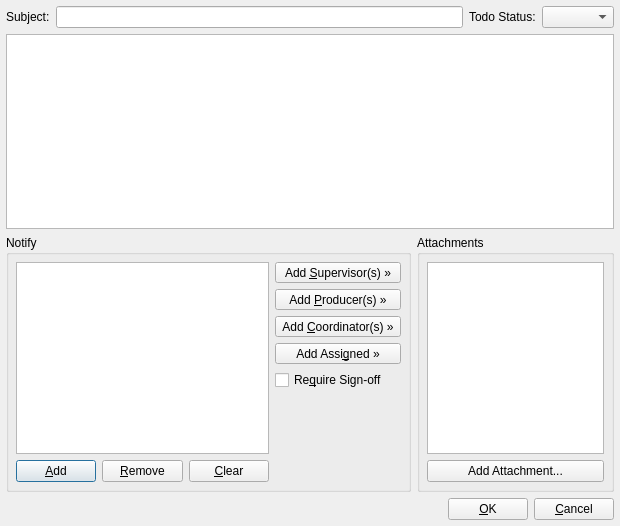
<?xml version="1.0" encoding="UTF-8"?>
<ui version="4.0">
 <class>AddNoteDialogUI</class>
 <widget class="QDialog" name="AddNoteDialogUI">
  <property name="geometry">
   <rect>
    <x>0</x>
    <y>0</y>
    <width>620</width>
    <height>526</height>
   </rect>
  </property>
  <property name="windowTitle">
   <string>Add Note</string>
  </property>
  <layout class="QVBoxLayout">
   <property name="spacing">
    <number>6</number>
   </property>
   <property name="margin">
    <number>6</number>
   </property>
   <item>
    <layout class="QHBoxLayout">
     <property name="spacing">
      <number>6</number>
     </property>
     <property name="margin">
      <number>0</number>
     </property>
     <item>
      <widget class="QLabel" name="textLabel1">
       <property name="text">
        <string>Subject:</string>
       </property>
      </widget>
     </item>
     <item>
      <widget class="QLineEdit" name="mSubject"/>
     </item>
     <item>
      <widget class="QLabel" name="textLabel1_2">
       <property name="text">
        <string>Todo Status:</string>
       </property>
      </widget>
     </item>
     <item>
      <widget class="QComboBox" name="mTodoStatusCombo"/>
     </item>
    </layout>
   </item>
   <item>
    <widget class="QTextEdit" name="mBody"/>
   </item>
   <item>
    <layout class="QHBoxLayout">
     <property name="spacing">
      <number>6</number>
     </property>
     <property name="margin">
      <number>0</number>
     </property>
     <item>
      <widget class="QGroupBox" name="groupBox_2">
       <property name="title">
        <string>Notify</string>
       </property>
       <layout class="QVBoxLayout">
        <property name="spacing">
         <number>6</number>
        </property>
        <property name="margin">
         <number>7</number>
        </property>
        <item>
         <layout class="QHBoxLayout">
          <property name="spacing">
           <number>6</number>
          </property>
          <property name="margin">
           <number>0</number>
          </property>
          <item>
           <layout class="QVBoxLayout">
            <property name="spacing">
             <number>6</number>
            </property>
            <property name="margin">
             <number>0</number>
            </property>
            <item>
             <widget class="RecordListView" name="mNotifyList"/>
            </item>
            <item>
             <layout class="QHBoxLayout">
              <property name="spacing">
               <number>6</number>
              </property>
              <property name="margin">
               <number>0</number>
              </property>
              <item>
               <widget class="QPushButton" name="mNotifyNew">
                <property name="text">
                 <string>&amp;Add</string>
                </property>
                <property name="shortcut">
                 <string>Alt+A</string>
                </property>
               </widget>
              </item>
              <item>
               <widget class="QPushButton" name="mNotifyDelete">
                <property name="text">
                 <string>&amp;Remove</string>
                </property>
                <property name="shortcut">
                 <string>Alt+R</string>
                </property>
               </widget>
              </item>
              <item>
               <widget class="QPushButton" name="mNotifyClear">
                <property name="text">
                 <string>&amp;Clear</string>
                </property>
                <property name="shortcut">
                 <string>Alt+C</string>
                </property>
               </widget>
              </item>
             </layout>
            </item>
           </layout>
          </item>
          <item>
           <layout class="QVBoxLayout">
            <property name="spacing">
             <number>6</number>
            </property>
            <property name="margin">
             <number>0</number>
            </property>
            <item>
             <widget class="QToolButton" name="mNotifySupervisor">
              <property name="sizePolicy">
               <sizepolicy hsizetype="MinimumExpanding" vsizetype="Fixed">
                <horstretch>1</horstretch>
                <verstretch>0</verstretch>
               </sizepolicy>
              </property>
              <property name="focusPolicy">
               <enum>Qt::WheelFocus</enum>
              </property>
              <property name="text">
               <string>Add &amp;Supervisor(s) »</string>
              </property>
              <property name="icon">
               <iconset>
                <normaloff/>
               </iconset>
              </property>
              <property name="shortcut">
               <string>Alt+S</string>
              </property>
             </widget>
            </item>
            <item>
             <widget class="QToolButton" name="mNotifyProducer">
              <property name="sizePolicy">
               <sizepolicy hsizetype="MinimumExpanding" vsizetype="Fixed">
                <horstretch>0</horstretch>
                <verstretch>0</verstretch>
               </sizepolicy>
              </property>
              <property name="focusPolicy">
               <enum>Qt::WheelFocus</enum>
              </property>
              <property name="text">
               <string>Add &amp;Producer(s) »</string>
              </property>
              <property name="shortcut">
               <string>Alt+P</string>
              </property>
             </widget>
            </item>
            <item>
             <widget class="QToolButton" name="mNotifyCoordinator">
              <property name="focusPolicy">
               <enum>Qt::WheelFocus</enum>
              </property>
              <property name="text">
               <string>Add &amp;Coordinator(s) »</string>
              </property>
              <property name="shortcut">
               <string>Alt+C</string>
              </property>
             </widget>
            </item>
            <item>
             <widget class="QToolButton" name="mNotifyAssigned">
              <property name="sizePolicy">
               <sizepolicy hsizetype="MinimumExpanding" vsizetype="Fixed">
                <horstretch>0</horstretch>
                <verstretch>0</verstretch>
               </sizepolicy>
              </property>
              <property name="focusPolicy">
               <enum>Qt::WheelFocus</enum>
              </property>
              <property name="text">
               <string>Add Assi&amp;gned »</string>
              </property>
              <property name="shortcut">
               <string>Alt+G</string>
              </property>
             </widget>
            </item>
            <item>
             <widget class="QCheckBox" name="mSignoffCheck">
              <property name="focusPolicy">
               <enum>Qt::WheelFocus</enum>
              </property>
              <property name="text">
               <string>Re&amp;quire Sign-off</string>
              </property>
              <property name="shortcut">
               <string>Alt+Q</string>
              </property>
             </widget>
            </item>
            <item>
             <spacer>
              <property name="orientation">
               <enum>Qt::Vertical</enum>
              </property>
              <property name="sizeType">
               <enum>QSizePolicy::MinimumExpanding</enum>
              </property>
              <property name="sizeHint" stdset="0">
               <size>
                <width>16</width>
                <height>10</height>
               </size>
              </property>
             </spacer>
            </item>
           </layout>
          </item>
         </layout>
        </item>
        <item>
         <spacer>
          <property name="orientation">
           <enum>Qt::Vertical</enum>
          </property>
          <property name="sizeType">
           <enum>QSizePolicy::Expanding</enum>
          </property>
          <property name="sizeHint" stdset="0">
           <size>
            <width>385</width>
            <height>0</height>
           </size>
          </property>
         </spacer>
        </item>
       </layout>
      </widget>
     </item>
     <item>
      <widget class="QGroupBox" name="groupBox">
       <property name="title">
        <string>Attachments</string>
       </property>
       <layout class="QVBoxLayout">
        <property name="spacing">
         <number>6</number>
        </property>
        <property name="margin">
         <number>7</number>
        </property>
        <item>
         <widget class="QListWidget" name="mAttachmentList"/>
        </item>
        <item>
         <widget class="QPushButton" name="mAddAttachment">
          <property name="text">
           <string>Add Attachment...</string>
          </property>
         </widget>
        </item>
       </layout>
      </widget>
     </item>
    </layout>
   </item>
   <item>
    <layout class="QHBoxLayout">
     <property name="spacing">
      <number>6</number>
     </property>
     <property name="margin">
      <number>0</number>
     </property>
     <item>
      <spacer>
       <property name="orientation">
        <enum>Qt::Horizontal</enum>
       </property>
       <property name="sizeType">
        <enum>QSizePolicy::Expanding</enum>
       </property>
       <property name="sizeHint" stdset="0">
        <size>
         <width>291</width>
         <height>16</height>
        </size>
       </property>
      </spacer>
     </item>
     <item>
      <widget class="QPushButton" name="mOKButton">
       <property name="text">
        <string>&amp;OK</string>
       </property>
       <property name="shortcut">
        <string>Alt+O</string>
       </property>
      </widget>
     </item>
     <item>
      <widget class="QPushButton" name="mCancelButton">
       <property name="text">
        <string>&amp;Cancel</string>
       </property>
       <property name="shortcut">
        <string>Alt+C</string>
       </property>
      </widget>
     </item>
    </layout>
   </item>
  </layout>
 </widget>
 <layoutdefault spacing="6" margin="11"/>
 <customwidgets>
  <customwidget>
   <class>RecordListView</class>
   <extends>QListWidget</extends>
   <header>recordlistview.h</header>
  </customwidget>
 </customwidgets>
 <tabstops>
  <tabstop>mSubject</tabstop>
  <tabstop>mTodoStatusCombo</tabstop>
  <tabstop>mBody</tabstop>
  <tabstop>mNotifyList</tabstop>
  <tabstop>mNotifyNew</tabstop>
  <tabstop>mNotifyDelete</tabstop>
  <tabstop>mNotifyClear</tabstop>
  <tabstop>mNotifySupervisor</tabstop>
  <tabstop>mNotifyProducer</tabstop>
  <tabstop>mNotifyCoordinator</tabstop>
  <tabstop>mNotifyAssigned</tabstop>
  <tabstop>mSignoffCheck</tabstop>
  <tabstop>mAttachmentList</tabstop>
  <tabstop>mAddAttachment</tabstop>
  <tabstop>mOKButton</tabstop>
  <tabstop>mCancelButton</tabstop>
 </tabstops>
 <resources/>
 <connections>
  <connection>
   <sender>mOKButton</sender>
   <signal>clicked()</signal>
   <receiver>AddNoteDialogUI</receiver>
   <slot>accept()</slot>
   <hints>
    <hint type="sourcelabel">
     <x>467</x>
     <y>446</y>
    </hint>
    <hint type="destinationlabel">
     <x>395</x>
     <y>443</y>
    </hint>
   </hints>
  </connection>
  <connection>
   <sender>mCancelButton</sender>
   <signal>clicked()</signal>
   <receiver>AddNoteDialogUI</receiver>
   <slot>reject()</slot>
   <hints>
    <hint type="sourcelabel">
     <x>569</x>
     <y>444</y>
    </hint>
    <hint type="destinationlabel">
     <x>569</x>
     <y>459</y>
    </hint>
   </hints>
  </connection>
 </connections>
</ui>
